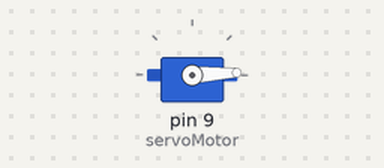
A sketch run on a simulated Arduino Uno, built with avr-gcc and run on an emulated ATmega328P. On the bench: servo.

Above: at 0.05 s.
At 1.3 s:
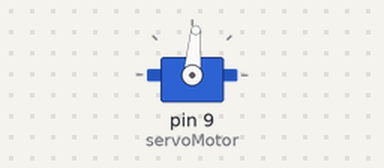
At 2.6 s:
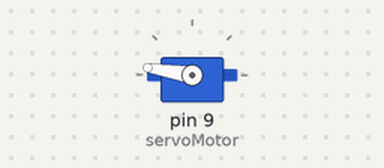
At 5.2 s:
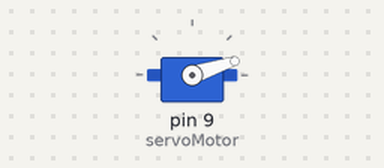
Timing chart, 0 to 7.1 s (numbered marks = the images above):
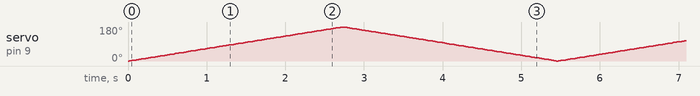

The sketch:

sketch.ino
```cpp
#include <Servo.h>

Servo servoMotor;

void setup() {
  servoMotor.attach(9);
}

void loop() {

  for (int angulo = 0; angulo <= 180; angulo++) {
    servoMotor.write(angulo);
    delay(15);
  }

  for (int angulo = 180; angulo >= 0; angulo--) {
    servoMotor.write(angulo);
    delay(15);
  }

}
```
